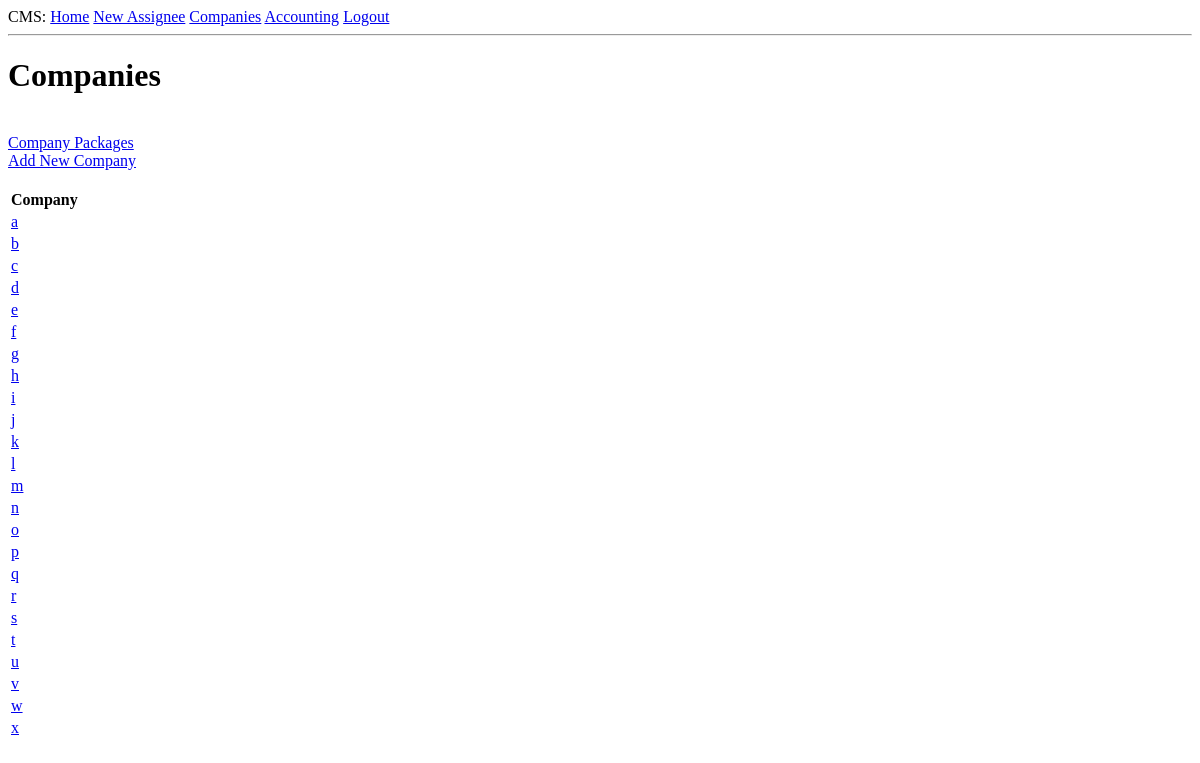
Page /companies (signed in) on the earlier database version.
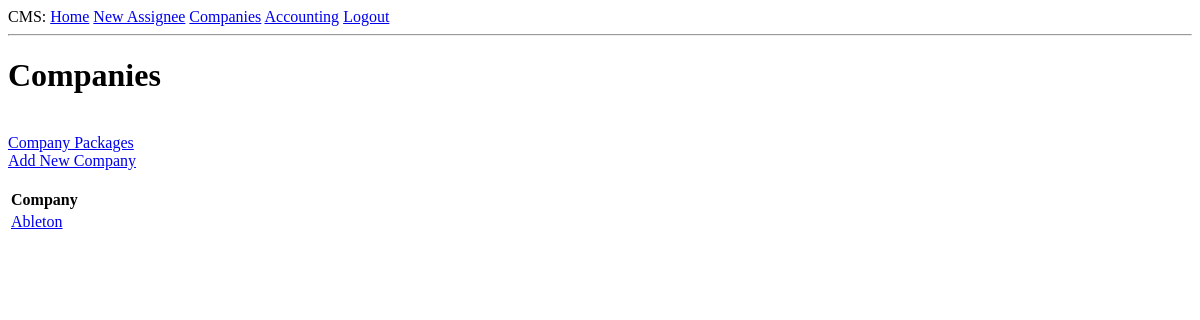
Same page on the later database version.
### app/models.py (models this page shows, shortened)
class Company(db.Model):
    id: so.Mapped[int] = so.mapped_column(primary_key=True)
    name: so.Mapped[str] = so.mapped_column(sa.String(100), index=True, unique=True)
    contact: so.Mapped[str] = so.mapped_column(sa.String(256))
    notes: so.Mapped[Optional[str]] = so.mapped_column(sa.String(1064))
    assignees: so.Mapped[List["Assignee"]] = so.relationship(back_populates="company", cascade="all, delete-orphan")
    company_packages: so.Mapped[List["CompanyPackage"]] = so.relationship(back_populates="company")

### app/routes.py (the view)
@app.route("/companies", methods=["GET"])
@login_required
def companies():
    companies = Company.query.all()
    '''[
        {"name":"Facebook"},
        {"name": "Apple"},
        {"name": "Amazon"},
        {"name": "Netflix"},
        {"name": "Google"}
    ]'''
    return render_template("companies.html", companies=companies)

### app/models.py (called while the page is built)
@login.user_loader
def load_user(id):
    return db.session.get(User, int(id))

### app/templates/companies.html
{% extends "base.html" %}
{% block content %}
<h1>Companies</h1><br>
<a href="{{url_for('view_company_packages')}} ">Company Packages</a><br>
<a href="{{url_for('add_company')}} ">Add New Company</a><br><br>
    <table>
        <tr>
            <th>Company</th>
        </tr>
        {% for company in companies %}
            <tr>
                <td><a href="{{url_for('view_company', company_name=company.name)}}">{{ company.name }}</a> </td>
            </tr>
        {% endfor %}
    </table>
{% endblock %}

### app/templates/base.html (shortened to what this page needs)
<!doctype html>
<html>
    <head>
    </head>
    <body>
        <div>CMS:
            <a href=" {{ url_for('index') }} ">Home</a>
            {% if current_user.is_anonymous %}
                <a href=" {{ url_for('login') }} ">Login</a>
            {% else %}
                <a href=" {{ url_for('new_assignee') }} ">New Assignee</a>
                <a href=" {{ url_for('companies') }} ">Companies</a>
                <a href=" {{ url_for('accounting') }} ">Accounting</a>
                <a href=" {{ url_for('logout') }} ">Logout</a>
            {% endif %}
        </div>
        <hr>
        {% block content %}{% endblock %}
    </body>
</html>

Differences in the rows shown:
removed Company: name "b"
removed Company: name "c"
removed Company: name "d"
removed Company: name "e"
removed Company: name "f"
removed Company: name "g"
removed Company: name "h"
removed Company: name "i"
removed Company: name "j"
removed Company: name "k"
removed Company: name "l"
removed Company: name "m"
removed Company: name "n"
removed Company: name "o"
removed Company: name "p"
removed Company: name "q"
removed Company: name "r"
removed Company: name "s"
removed Company: name "t"
removed Company: name "u"
removed Company: name "v"
removed Company: name "w"
removed Company: name "x"
changed Company: name "a" → "Ableton"
